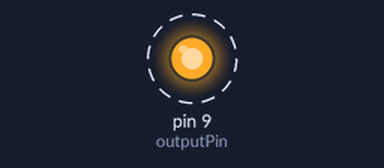
A sketch run on a simulated Arduino Uno, built with avr-gcc and run on an emulated ATmega328P. On the bench: output pins drawn as LEDs (lit = HIGH). Dashed ring = blinking.

Above: at 0.05 s.
Timing chart, 0 to 3.0 s (numbered marks = the images above):
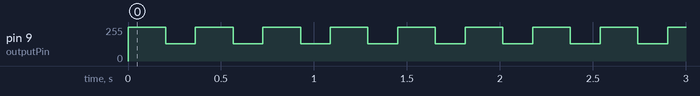

Measured:
- by itself, pin 9 (outputPin): alternates 255/255 for 0.20 s and 128/255 for 0.16 s

The sketch:

256.ino
```cpp
#include <Arduino.h>

const int outputPin = 9; // Output pin for the sine wave signal
const int sampleRate = 1000; // Sample rate in Hz
const int amplitude = 127; // Amplitude of the sine wave (0-255 for 8-bit)
const int offset = 128; // Offset to center the wave (0-255 for 8-bit)

// Precomputed sine wave values
const int sineTable[360] = {
  // Values from 0 to 360 degrees
  128, 133, 138, 143, 148, 153, 157, 162, 167, 171, 176, 180, 184, 188, 192, 196,
  199, 203, 207, 210, 214, 217, 220, 222, 225, 227, 230, 232, 233, 235, 236, 237,
  238, 239, 239, 240, 240, 240, 239, 239, 238, 237, 236, 235, 233, 232, 230, 227,
  225, 222, 220, 217, 214, 210, 207, 203, 199, 196, 192, 188, 184, 180, 176, 171,
  167, 162, 157, 153, 148, 143, 138, 133, 128, 123, 118, 113, 108, 103, 99, 94,
  90, 86, 81, 76, 72, 67, 63, 58, 53, 48, 44, 39, 35, 30, 26, 21,
  16, 12, 7, 3, 0, -3, -7, -12, -16, -21, -26, -30, -35, -39, -44, -48,
  -53, -58, -63, -67, -72, -76, -81, -86, -90, -94, -99, -103, -108, -113, -118, -123,
  -128, -133, -138, -143, -148, -153, -157, -162, -167, -171, -176, -180, -184, -188,
  -192, -196, -199, -203, -207, -210, -214, -217, -220, -222, -225, -227, -230, -232,
  -233, -235, -236, -237, -238, -239, -239, -240, -240, -240, -239, -239, -238, -237,
  -236, -235, -233, -232, -230, -227, -225, -222, -220, -217, -214, -210, -207, -203,
  -199, -196, -192, -188, -184, -180, -176, -171, -167, -162, -157, -153, -148, -143,
  -138, -133, -128
};

void setup() {
  pinMode(outputPin, OUTPUT); // Set the output pin as an output
}

void loop() {
  for (int i = 0; i < 360; i++) {
    int sineValue = sineTable[i]; // Get the sine value from the table
    int pwmValue = offset + (amplitude * sineValue / 127); // Scale to 0-255
    analogWrite(outputPin, pwmValue); // Output the PWM value
    delayMicroseconds(1000000 / sampleRate); // Wait for the sample rate
  }
}
```
